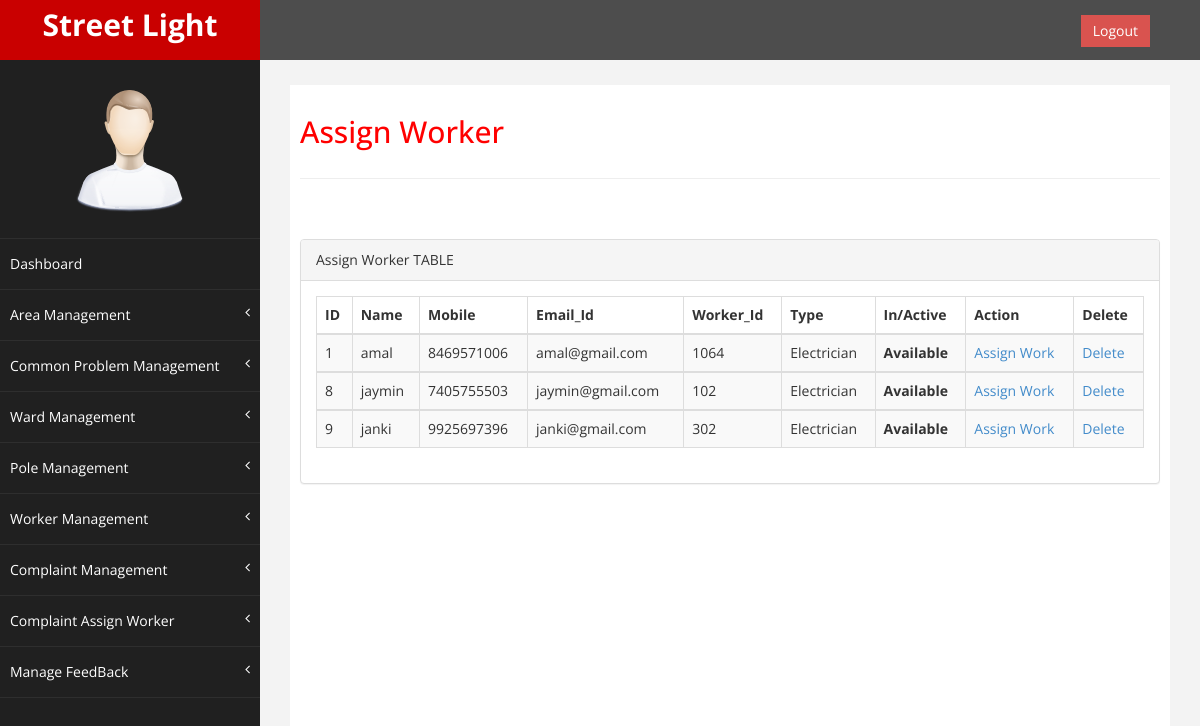
/admin/usercomplaintassign.php?type=Electrician, run on the app's committed database.
### tables this page shows
CREATE TABLE IF NOT EXISTS `worker_table` (
  `id` int(11) NOT NULL AUTO_INCREMENT,
  `name` varchar(20) NOT NULL,
  `mobile` bigint(11) NOT NULL,
  `email_id` varchar(30) NOT NULL,
  `worker_id` int(11) NOT NULL,
  `type` varchar(20) NOT NULL,
  `is_active` int(11) NOT NULL,
  PRIMARY KEY (`id`)
);

### admin/usercomplaintassign.php (the view, shortened to what this page needs)
<!DOCTYPE html>
<html>
<head>
</head>
<body>
    <div id="wrapper">
        <nav class="navbar navbar-default navbar-cls-top " role="navigation" style="margin-bottom: 0">
            <div class="navbar-header">
                <a class="navbar-brand" href="dashboard.php">Street Light</a>
            </div>
              <div style="color: white;padding: 15px 50px 5px 50px;float: right;font-size: 16px;">
                <a href="logout.php" class="btn btn-danger square-btn-adjust">Logout</a>
              </div>
      </nav>
<?php
  require "common/navigation.php";
?>
          <div id="page-wrapper" >
              <div id="page-inner">
                <div class="row">
                    <div class="col-md-12">
                     <h2>Assign Worker</h2>
                    </div>
                </div>
                  <hr />
                  <?php
                    require "common/header.php";
                    require 'dbconnect.php';
                        $type1=$_GET['type'];
                        $complaint_id=$_GET['complaint_id'];
                        $user_id=$_GET['user_id'];
                    $qry = "SELECT id,name,mobile,email_id,worker_id,type,is_active FROM worker_table WHERE is_active!=2 AND type='".$type1."'";
                    $rs = mysqli_query($conn,$qry) or die(mysqli_error($conn));
                    ?>
                  <br><br>
                  <div class="row">
                <div class="col-md-12">
                    <div class="panel panel-default">
                        <div class="panel-heading">
                            Assign Worker TABLE
                        </div>
                        <div class="panel-body">
                            <div class="table-responsive">
                                <table class="table table-striped table-bordered table-hover" id="">
                                    <thead>
                                        <tr>
                                            <th>ID</th>
                                            <th>Name</th>
                                            <th>Mobile</th>
                                            <th>Email_Id</th>
                                            <th>Worker_Id</th>
                                            <th>Type</th>
                                            <th>In/Active</th>
                                            <th>Action</th>
                                            <th>Delete</th>
                                        </tr>
                                    </thead>
                            <?php
                            if(mysqli_num_rows($rs) > 0)
                                {
                                    while($row = mysqli_fetch_assoc($rs))
                                {
                            ?>
                                <tbody>
                                    <tr class="odd gradeX">
                                        <td><?php echo $row['id']; ?></td>
                                        <td><?php echo $row['name'];?></td>
                                        <td><?php echo $row['mobile'];?></td>
                                        <td><?php echo $row['email_id'];?></td>
                                        <td><?php echo $row['worker_id'];?></td>
                                        <td><?php echo $row['type'];?></td>
                                       <th><?php if($row['is_active']==1){echo "Available";}else{echo "Busy";} ?></th>
                                        <td><a href="actionworkercomplaint.php?id=<?php echo $row['id']; ?>&status=<?php echo $row['is_active'];?>&cid=<?php echo $complaint_id ?>&uid=<?php echo $user_id ?>">Assign Work</a></td>
                                        <td><a href=".php?id=<?php echo $row['id']; ?>">Delete</a></td>
                                    </tr>
                            <?php   }
                                }
                                else
                                {
                                echo "0 Rows Returned!";
                                }
                            ?>
                                    </tbody>
                                </table>
                            </div>
                        </div>
                    </div>
                </div>
            </div>
        </div>
    </div>
    <?php require "common/footer.php";
     ?>
</body>
</html>

### admin/css/custom.css (style rules this page uses)
body { font-family: 'Open Sans', sans-serif; }
#wrapper { width: 100%; background:#202020; }
#page-wrapper { padding: 15px 15px; min-height: 600px; background:#F3F3F3; }
#page-inner { width:100%; margin:10px 20px 10px 0px; background-color:#fff!important; padding:10px; min-height:1200px; }
h2 { color: #f00; }
.square-btn-adjust { border: 0px solid transparent; -webkit-border-radius: 0px; -moz-border-radius: 0px; border-radius: 0px; }
.navbar-cls-top .navbar-brand { color: #fff; background: #C90000; width: 260px; text-align: center; height: 60px; font-size: 30px; font-weight: 700; }
.navbar-cls-top { background:#4D4D4D; border-bottom:none; }
.navbar-default { border:0px solid black; }
.navbar-header { background: #A70303; }
@media (min-width:768px) { #page-wrapper { margin: 0 0 0 260px; padding: 15px 30px; min-height: 1200px; } }
@media (min-width:768px) { .navbar { border-radius: 0px; } }

### data on the page
worker_table: id "1", name "amal", mobile "8469571006", email "amal@gmail.com", worker "1064", type "Electrician", is_active "Available"
worker_table: id "8", name "jaymin", mobile "7405755503", email "jaymin@gmail.com", worker "102", type "Electrician", is_active "Available"
worker_table: id "9", name "janki", mobile "9925697396", email "janki@gmail.com", worker "302", type "Electrician", is_active "Available"
